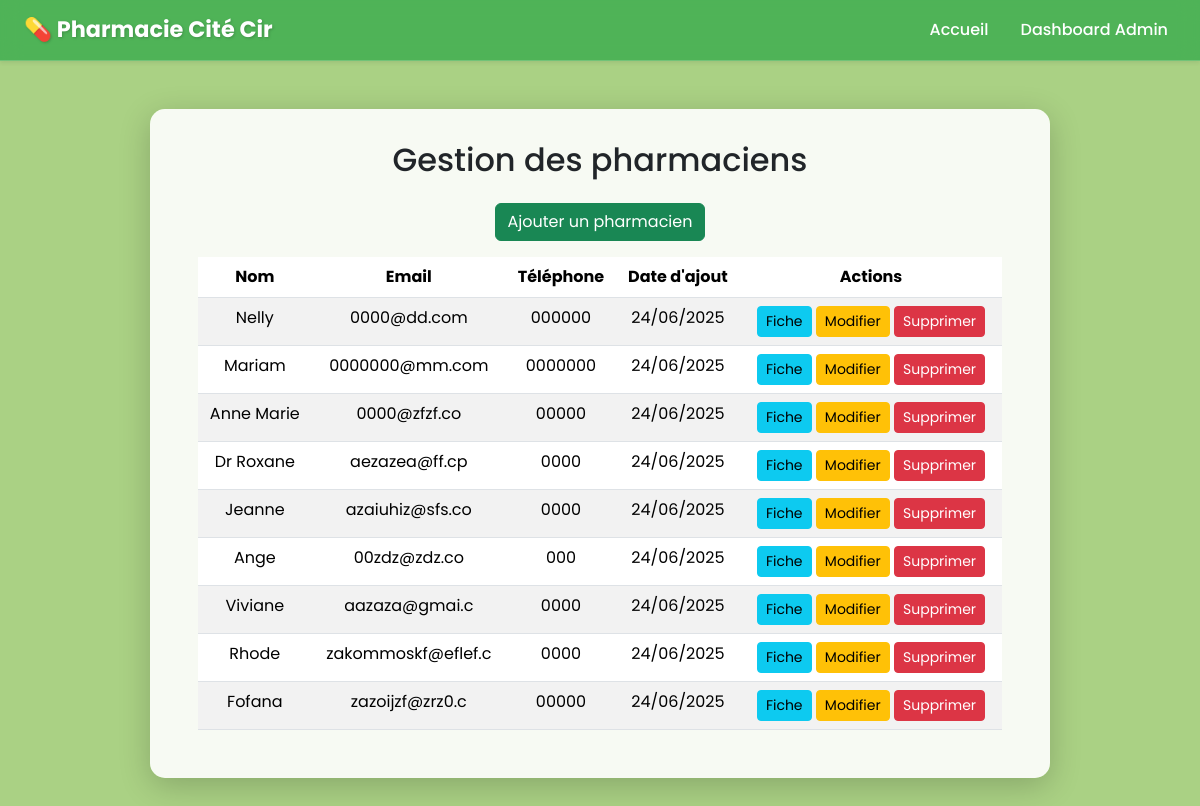
The app's page /gestion/pharmaciens/ (signed in) with its own data.
### pharmacie_app/models.py (models this page shows, shortened)
class Pharmacien(models.Model):
    nom = models.CharField(max_length=100)
    adresse = models.CharField(max_length=255)
    telephone = models.CharField(max_length=20)
    email = models.EmailField(unique=True)
    image = models.ImageField(upload_to='pharmaciens/', blank=True, null=True)
    description = models.TextField(blank=True)
    date_ajout = models.DateTimeField(auto_now_add=True)

### pharmacie_app/views.py (the view)
# urls.py: path('gestion/pharmaciens/', views.admin_pharmaciens, name='admin_pharmaciens'),
@login_required
@user_passes_test(is_admin)
def admin_pharmaciens(request):
    pharmaciens = Pharmacien.objects.all()
    return render(request, 'pharmacie_app/admin_pharmaciens.html', {'pharmaciens': pharmaciens})

### pharmacie_app/views.py (called while the page is built)
def is_admin(user):
    return user.is_staff

### pharmacie_app/templates/pharmacie_app/admin_pharmaciens.html (shortened to what this page needs)
{% extends 'pharmacie_app/base.html' %}
{% block content %}
<h2 class="mb-4">Gestion des pharmaciens</h2>
<a href="{% url 'admin_ajouter_pharmacien' %}" class="btn btn-success mb-3">Ajouter un pharmacien</a>
<table class="table table-striped">
    <thead>
        <tr>
            <th>Nom</th>
            <th>Email</th>
            <th>Téléphone</th>
            <th>Date d'ajout</th>
            <th>Actions</th>
        </tr>
    </thead>
    <tbody>
        {% for pharmacien in pharmaciens %}
        <tr>
            <td>{{ pharmacien.nom }}</td>
            <td>{{ pharmacien.email }}</td>
            <td>{{ pharmacien.telephone }}</td>
            <td>{{ pharmacien.date_ajout|date:'d/m/Y' }}</td>
            <td>
                <a href="{% url 'detail_pharmacien' pharmacien.pk %}" class="btn btn-info btn-sm">Fiche</a>
                <a href="{% url 'admin_modifier_pharmacien' pharmacien.pk %}" class="btn btn-warning btn-sm">Modifier</a>
                <a href="{% url 'admin_supprimer_pharmacien' pharmacien.pk %}" class="btn btn-danger btn-sm">Supprimer</a>
            </td>
        </tr>
        {% empty %}
        <tr><td colspan="5">Aucun pharmacien enregistré.</td></tr>
        {% endfor %}
    </tbody>
</table>
{% endblock %}

### pharmacie_app/templates/pharmacie_app/base.html (style rules this page uses)
body { background: #aad184; font-family: 'Poppins', sans-serif; background-size: cover; background-attachment: fixed; overflow-x: hidden; }

### records on screen
Pharmacien: nom "Nelly", email "0000@dd.com", telephone "000000", date_ajout "24/06/2025"
Pharmacien: nom "Mariam", email "0000000@mm.com", telephone "0000000", date_ajout "24/06/2025"
Pharmacien: nom "Anne Marie", email "0000@zfzf.co", telephone "00000", date_ajout "24/06/2025"
Pharmacien: nom "Dr Roxane", email "aezazea@ff.cp", telephone "0000", date_ajout "24/06/2025"
Pharmacien: nom "Jeanne", email "azaiuhiz@sfs.co", telephone "0000", date_ajout "24/06/2025"
Pharmacien: nom "Ange", email "00zdz@zdz.co", telephone "000", date_ajout "24/06/2025"
Pharmacien: nom "Viviane", email "aazaza@gmai.c", telephone "0000", date_ajout "24/06/2025"
Pharmacien: nom "Rhode", email "zakommoskf@eflef.c", telephone "0000", date_ajout "24/06/2025"
Pharmacien: nom "Fofana", email "zazoijzf@zrz0.c", telephone "00000", date_ajout "24/06/2025"
